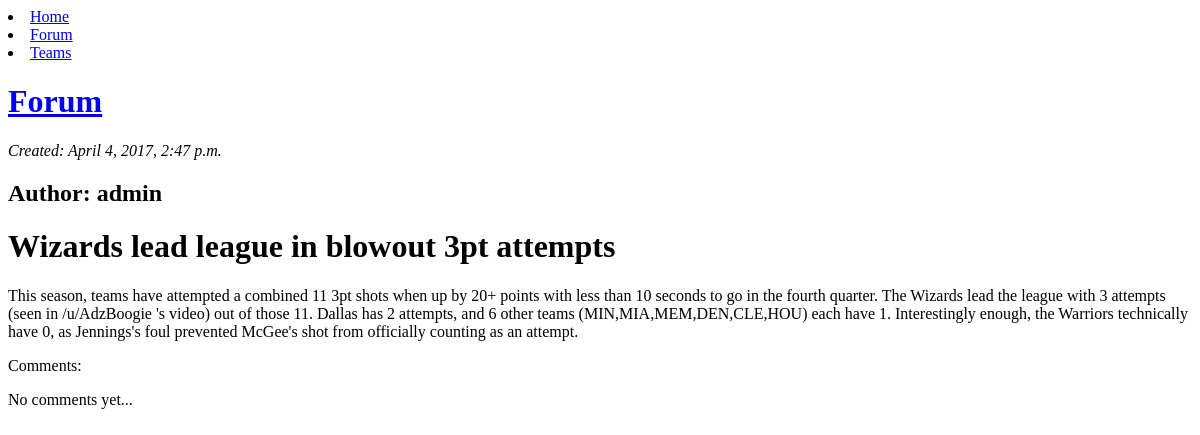
Page /forumpost/26/ on the earlier database version.
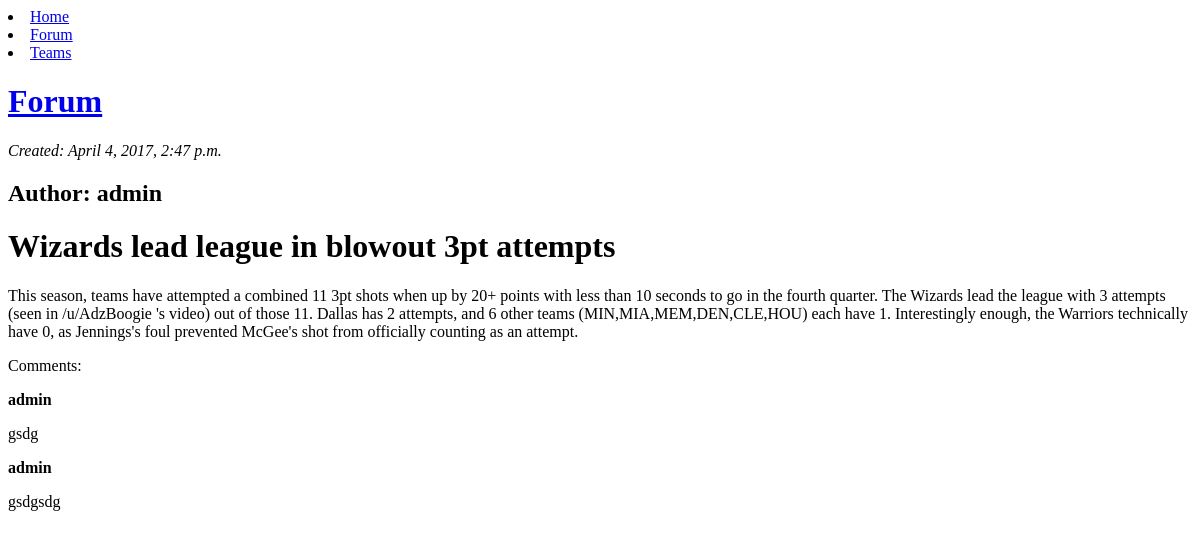
Same page on the later database version.
### newsfeed/models.py (models this page shows, shortened)
class Comment(models.Model):
    author = models.ForeignKey('auth.User')
    newsPost = models.ForeignKey(Post, blank=True, null=True, related_name="news_comments")
    forumPost = models.ForeignKey(ForumPost, blank=True, null=True, related_name="forum_comments")
    text = models.TextField()
    timeStamp = models.DateTimeField(default=timezone.now)

### newsfeed/views.py (the view)
# urls.py: url(r'^forumpost/(?P<pk>\d+)/$', views.forumpost_detail, name='forumpost_detail'),
def forumpost_detail(request, pk):
    forumpost = get_object_or_404(ForumPost, pk=pk)
    return render(request, 'forum/forumpost_detail.html', {'forumpost' : forumpost})

### newsfeed/templates/forum/forumpost_detail.html (shortened to what this page needs)
{% extends 'forum/base.html' %}
{% block content %}
    <div>
        <p><i>Created: {{ forumpost.timeStamp }}</p></i>
        <h2>Author: {{ forumpost.author }} </h2>
        <h1>{{ forumpost.title }}</h1>
        <p> {{ forumpost.post }}</p>
    </div>
    <p> Comments: </p>
    {% for comment in forumpost.forum_comments.all %}
        <div>
            <strong> {{ comment.author }} </strong>
            <p> {{ comment.text|linebreaks }} </p>
        </div>
    {% empty %}
        <p>No comments yet...</p>
    {% endfor %}
{% endblock %}

Differences in the rows shown:
added Comment: author "admin", text "gsdg"
added Comment: author "admin", text "gsdgsdg"
Other differences:
text no longer shown: "No comments yet..."
